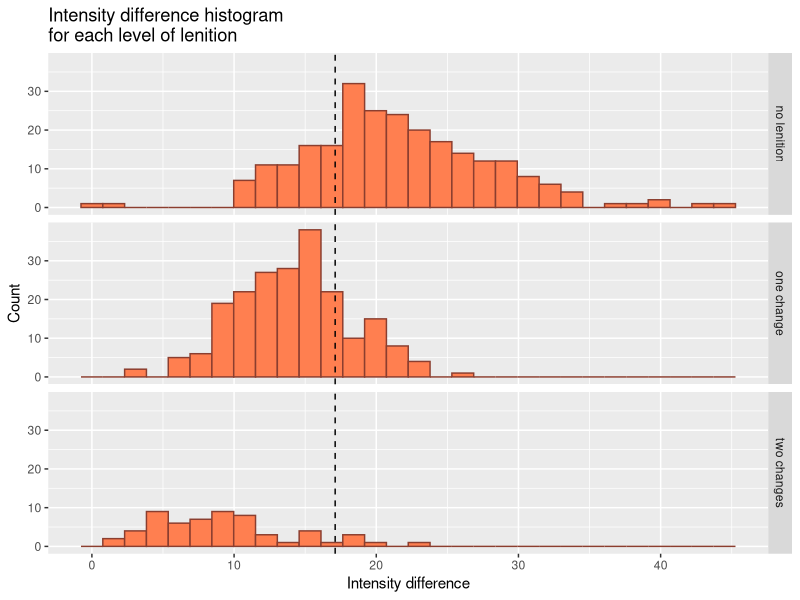
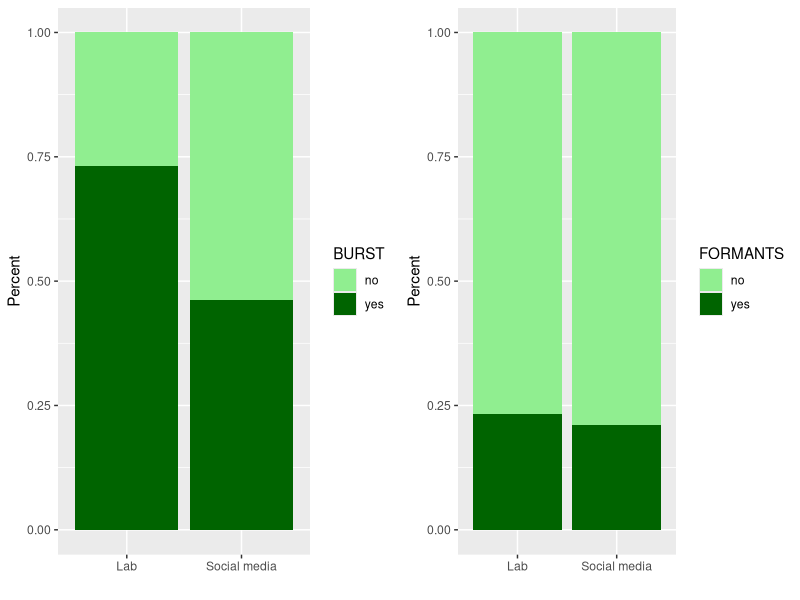
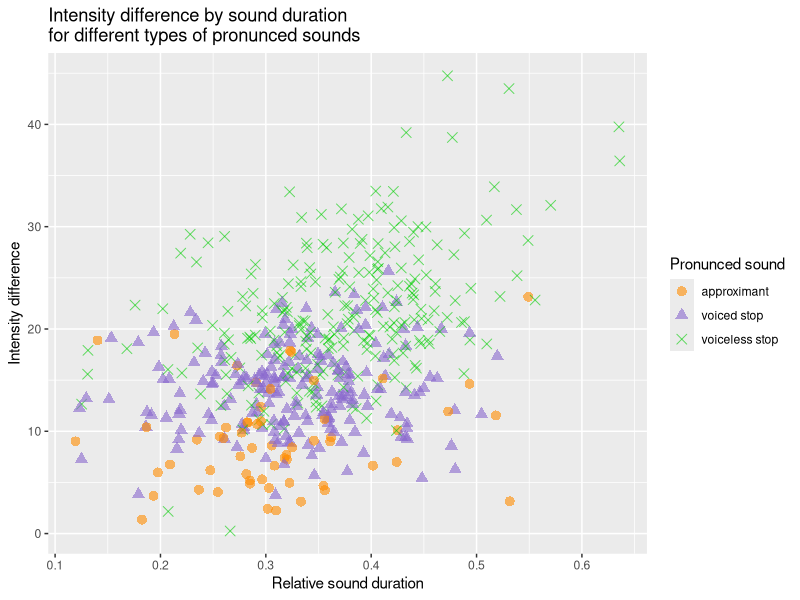
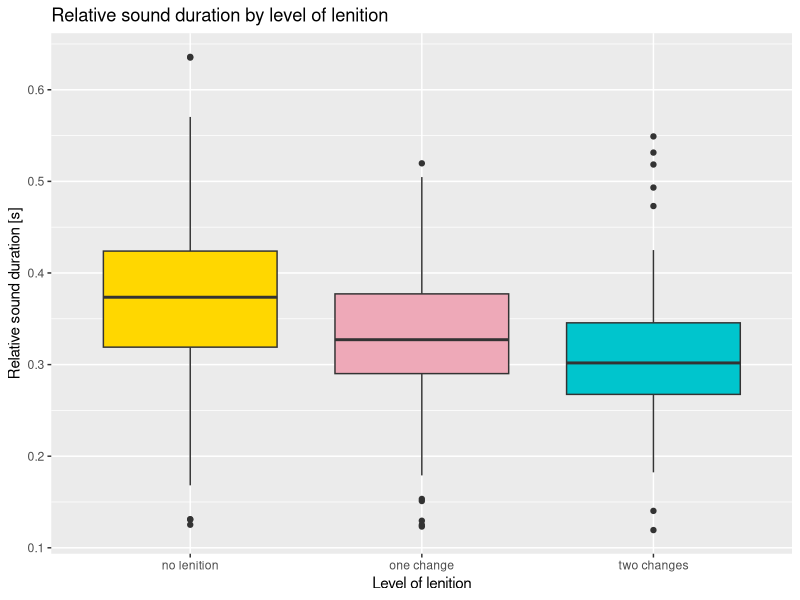

These figures' R source, in order:
### Ariel Drozd, Assignment 2 ###
### Exercise 1 ###

library("tidyverse")
getwd()

#Prepare your script and working directory. Load Ling_Van_data. Note that it’s an Excel file! Solve it using your imagination or R documentation (help).
#install.packages("readxl")
library("readxl")
data <- read_excel("Ling_Van_data.xlsx")

#How many columns and how many rows does the database have?
ncol(data) #18
nrow(data) #509
#alternative solution:
data #A tibble: 509 × 18

#What are the ages of the participants?
data %>% distinct(data$age) #24 and 25

#How many observations do we have per participant?
data %>% count(data$subject) #between 85 and 183 per participant
#<dbl> <int>
#   1    85
#   2   123
#   3   118
#   4   183
#or if the question was to count the average number per participant:
#nrow(data)/n_distinct(data$subject) #127.25 observations per participant

#Select only “p” sounds and only in the laboratory setting, then provide the mean intensity difference 
#for each participant from this subdatabase.
data %>% 
  filter(annotated_sound=="p"&recording_setting=="lab") %>% 
  group_by(subject) %>% 
  summarize(mean_intensity_dif=mean(intensity_difference))
#subject mean_intensity_dif
#<dbl>            <dbl>
# 1               28.5
# 2               18.3
# 3               24.7
# 4               19.4

#Select only the numeric columns and provide a summary of descriptive statistics for all of them.
data %>%
  select(where(is.numeric)) %>%
  summary()
#subject           age           int_minC        int_maxV2       intensity_difference
#Min.   :1.000   Min.   :24.00   Min.   :17.81   Min.   :41.85   Min.   : 0.254      
#1st Qu.:2.000   1st Qu.:25.00   1st Qu.:36.06   1st Qu.:54.47   1st Qu.:12.220      
#Median :3.000   Median :25.00   Median :42.66   Median :59.36   Median :16.324      
#Mean   :2.784   Mean   :24.83   Mean   :44.53   Mean   :61.64   Mean   :17.109      
#3rd Qu.:4.000   3rd Qu.:25.00   3rd Qu.:53.62   3rd Qu.:70.34   3rd Qu.:21.100      
#Max.   :4.000   Max.   :25.00   Max.   :73.72   Max.   :83.64   Max.   :44.751      

#VCV_dur          relative_C_dur  
#Min.   :0.1069   Min.   :0.1193  
#1st Qu.:0.1580   1st Qu.:0.2960  
#Median :0.1820   Median :0.3438  
#Mean   :0.2029   Mean   :0.3534  
#3rd Qu.:0.2216   3rd Qu.:0.4043  
#Max.   :0.7016   Max.   :3.9196  

#Change column names to uppercase.
data <- rename_with(data, toupper)

#Create a new column called pronunciation based on ‘annotated_sound’. In this new column, [p t k] should be named ‘voiceless stops’, [b d g] should be named ‘voiced stops’ and the remaining sounds should be named ‘approximants’.
#unique(data$ANNOTATED_SOUND) #"b" "g" "d" "G" "t" "p" "B" "k" "D"

data <- data %>% mutate(PRONUNCIATION = case_when(
  ANNOTATED_SOUND %in% c("p", "t", "k") ~ "voiceless stop",
  ANNOTATED_SOUND %in% c("b", "d", "g") ~ "voiced stop",
  .default = "approximant"))

#Create a new column called ‘lenition’ in which:
##/p/ annotated as [p] has a value of ‘0’ (no lenition)
##/t/ annotated as [t] has a value of ‘0’ (no lenition)
##/k/ annotated as [k] has a value of ‘0’ (no lenition)
##/p/ annotated as [b] has a value of ‘1’ (one change)
##/p/ annotated as [d] has a value of ‘1’ (one change)
##/p/ annotated as [g] has a value of ‘1’ (one change)
##/p/ annotated as [B] has a value of ‘2’ (two changes)
##/p/ annotated as [D] has a value of ‘2’ (two changes)
##/p/ annotated as [G] has a value of ‘2’ (two changes)

data <- data %>% mutate(LENITION = case_when(
  ANNOTATED_SOUND %in% c("p", "t", "k") ~ 0,
  ANNOTATED_SOUND %in% c("b", "d", "g") ~ 1,
  ANNOTATED_SOUND %in% c("B", "D", "G") ~ 2))

data$LENITION <- ordered(data$LENITION,levels=c(0,1,2), labels=c("no lenition", "one change", "two changes"))

### Exercise 2 ###
#Plot a histogram of intensity difference depending on each level of lenition.
#Embellish and name the plot. Save it to your computer.

plot1 <- data %>% ggplot(aes(x=INTENSITY_DIFFERENCE)) +
  geom_histogram(color="coral4", fill="coral") +
  geom_vline(aes(xintercept = mean(INTENSITY_DIFFERENCE)), linetype="dashed") +
  labs(x = "Intensity difference",
       y = "Count",
       title = "Intensity difference histogram\nfor each level of lenition") +
  facet_grid(rows = data$LENITION)

ggsave(plot1, 
       filename = "histogram.png",
       device = "png",
       height = 2000, width = 1800, units = "px")

#Try to recreate this plot: (you can use different colors)
install.packages("ggpubr")
library(ggpubr)
data$RECORDING_SETTING <-factor(data$RECORDING_SETTING,levels=c("lab", "social_media"), labels=c("Lab", "Social media"))

colors = c("lightgreen", "darkgreen")

burst <- data %>% ggplot(aes(fill=BURST, y=1, x=RECORDING_SETTING)) + 
  geom_bar(position="fill", stat="identity") +
  scale_fill_manual(values = colors) +
  labs(x = "",
       y = "Percent")

formants <- data %>% ggplot(aes(fill=FORMANTS, y=1, x=RECORDING_SETTING)) + 
  geom_bar(position="fill", stat="identity") +
  scale_fill_manual(values = colors) +
  labs(x = "",
       y = "Percent")

plot2 <- ggarrange(burst, formants, ncol=2, nrow=1)

ggsave(plot2, 
       filename = "barplot.png",
       device = "png",
       height = 2000, width = 1900, units = "px")

#Create a scatterplot that shows whether intensity difference differs depending on sound duration (relative_C_dur).
#Add pronunciation as an additional variable marked by different colours. Embellish and save the plot.
#Hint: get rid of the obvious outlier so that the plot makes sense.
data$z_scores <- scale(data$RELATIVE_C_DUR)

plot3 <- data %>% 
  subset(z_scores<3) %>%
  ggplot(aes(x = RELATIVE_C_DUR,
             y = INTENSITY_DIFFERENCE,
             color = PRONUNCIATION,
             shape = PRONUNCIATION)) + 
  geom_point(alpha = 0.6, size = 3) +
  scale_color_manual(values = c("darkorange","mediumpurple3", "green3")) +
  scale_shape_manual(values = c(16,17,4)) +
  labs(x = "Relative sound duration",
       y = "Intensity difference",
       color = "Pronunced sound",
       shape = "Pronunced sound",
       title = "Intensity difference by sound duration\nfor different types of pronunced sounds")

ggsave(plot3, 
       filename = "scatterplot.png",
       device = "png",
       height = 1800, width = 2000, units = "px")
  
#Create a boxplot showing relative sound duration in seconds (‘relative_C_dur’) depending on the level of lenition.
#Does the degree of lenition influence the duration of the consonant? Embellish and save the plot.
plot4 <- data %>%
  subset(z_scores<3) %>%
  ggplot(aes(x = LENITION,
    y = RELATIVE_C_DUR,
    group = LENITION,
    fill = LENITION)) +
  geom_boxplot() +
  theme(legend.position = "none") +
  scale_fill_manual(values = c("gold1","pink2", "turquoise3")) +
  labs(x = "Level of lenition",
    y = "Relative sound duration [s]",
    title = "Relative sound duration by level of lenition")

ggsave(plot4, 
       filename = "boxplot.png",
       device = "png",
       height = 1800, width = 2000, units = "px")
